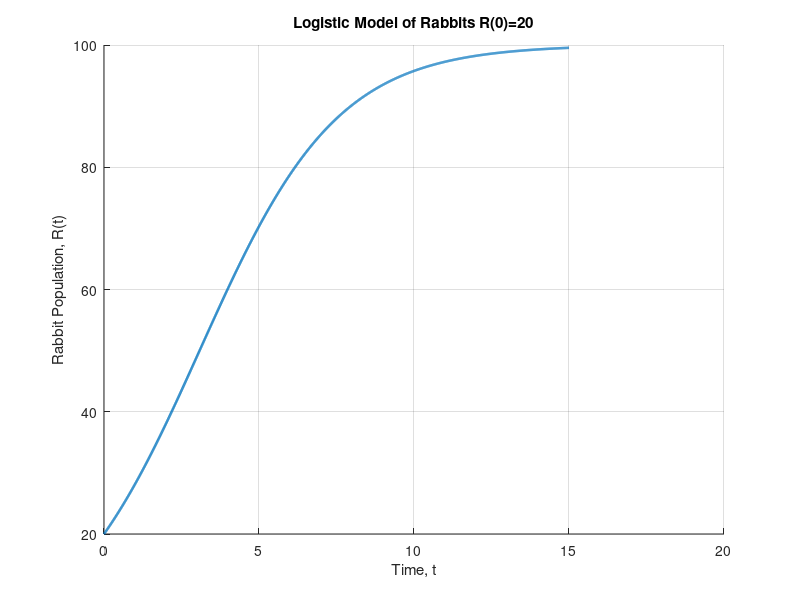
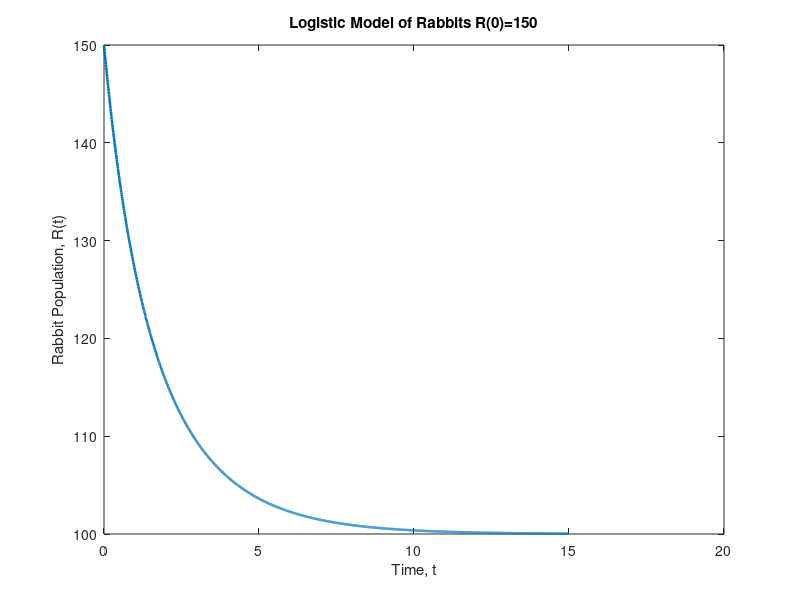

Write MATLAB code to recreate these figures, in order. (Note: this script raises an error after producing the figures.)
% Ariana Pineda, CAAM 210, SPRING 2022, Population Models
% populationModel.m
% this script helps models populations of different animals using logistic
% models and predator-prey models
% Last modified: March 7, 2022

function populationModel
%this driver plots logistic models and predator-prey models of rabbits and foxes

%Ra: plot rabbit population vs time

%initialize parameters
K = 100;
r = 1;
R0 = 20;
delta = 0.01;
T = 15;
%solve ODE using logistic model
[t,R] = logisticRabbits(R0,K,T,r,delta);

%plot rabbit population vs time
figure(1)
hold on
grid on
plot(t,R, 'LineWidth',1.8)
title('Logistic Model of Rabbits R(0)=20')
xlabel('Time, t')
ylabel('Rabbit Population, R(t)')
hold off

%Rb: plot rabbit pop vs time

%initialize parameters
K = 100;
r = 1;
R0 = 150;
delta = 0.01;
T = 15;

%solve ODE using logistic model
[t,R] = logisticRabbits(R0,K,T,r,delta);

%plot solution
figure(2)
plot(t,R, 'LineWidth', 1.8)
title('Logistic Model of Rabbits R(0)=150')
xlabel('Time, t')
ylabel('Rabbit Population, R(t)')
hold off

% given any positive initial population, the rabbit population will plateau
% at the carrying capacity


%RFa: Predator-Prey Model with a Euler Step Size of 0.01

%initialize parameters
k1 = 3;
k2 = 0.003;
k3 = 0.0006;
k4 = 0.5;
R0 = 1000;
F0 = 500;
T = 15;
delta = 0.01;

figure(3)
tiledlayout(2,2)

%solve ODE using Predator-Prey model
[t,R,F] = PredatorPreyModel(delta, T, R0, F0, k1, k2, k3, k4);
nexttile
hold on
grid on

%plot solutions
plot(t, R,'Color',[0.4660 0.6740 0.1880],'LineWidth',1.8)
plot(t,F,'Color',[0.8500 0.3250 0.0980],'LineWidth',1.8)
title('Predator-Prey Model with a Euler Step Size of 0.01')
xlabel('Time, t')
ylabel('Populations, R and F')
legend('Rabbit Population, R', 'Fox Population, F')
hold off

%RFa: Predator-Prey Model with a Euler Step Size of 0.001

%initialize parameters
k1 = 3;
k2 = 0.003;
k3 = 0.0006;
k4 = 0.5;
R0 = 1000;
F0 = 500;
T = 15;
delta = 0.001;

%solve ODE using Predator-Prey model
[t,R,F] = PredatorPreyModel(delta, T, R0, F0, k1, k2, k3, k4);
nexttile
hold on
grid on

%plot solution
plot(t, R,'Color',[0.4660 0.6740 0.1880],'LineWidth',1.8)
plot(t,F,'Color',[0.8500 0.3250 0.0980],'LineWidth',1.8)
legend('Rabbit Population, R', 'Fox Population, F')
title('Predator-Prey Model with a Euler Step Size of 0.001')
xlabel('Time, t')
ylabel('Populations, R and F')
hold off

%RFb

%solve ODE system using ode45
dPdt=@(t,P) [k1*P(1)-k2*P(1)*P(2);
    k3*P(1)*P(2)-k4*P(2)];
[t,Solutions]=ODESolver(dPdt,15,1000,500);


%RFc
%the populations of the two grow together for some time, then become
% inversely related as the population of the fox dominates the rabbit population. The population of the rabbits
% then dominate the fox population. Both populations seem to almost be
% growing and declining together. The solutions seem to closely resemble
% that using ode45. This tells me that the populations are not mutually
% beneficial. The introduction of the foxes limits the population of the
% rabbits.

%calculate dPdt
dPdt=@(t,P) [k1*P(1)-k2*P(1)*P(2);
    k3*P(1)*P(2)-k4*P(2)];

%solve ODE using ode45
[t3,Solutions] = ODESolver(dPdt,15,1000,500);
nexttile([1 2])
hold on
grid on

%plot solutions
plot(t3,Solutions(:,1),'Color','#4DBEEE', 'LineWidth', 1.8)
plot(t3,Solutions(:,2), 'Color', '#EDB120', 'LineWidth', 1.8)
xlabel('Time, t')
ylabel('Populations, R and F')
legend('Rabbit Population, R', 'Fox Population, F')
title('Predator-Prey Model ODE45')
hold off


% %RFd plot 
% I noticed that the population of rabbits and foxes are almost inversely related.
% As the population of rabbit`s increases, the population of foxes
% decreases. As in figure from RFc, the populations of the two grow
% together for some time, then become inversely related as the population
% of the fox dominates the rabbit population. The population of the rabbits
% then dominate the fox population. Both populations seem to almost be
% growing and declining together.

figure(4)

%initialize parameters
k1 = 3;
k2 = 3*exp(-3);
k3 = 6*exp(-4);
k4 = 0.5;
dPdt=@(t,P) [k1*P(1)-k2*P(1)*P(2);
    k3*P(1)*P(2)-k4*P(2)];

%solve ODE using ode45
[t,Solutions]=ODESolver(dPdt,15,1000,500);
Sol = Solutions;

hold on
%iterate over time to plot each population per time
for i=1:length(t)
    plot(Sol(:,1),Sol(:,2),'r',Sol(i,1),Sol(i,2),'ro');
    grid on

end
%titles and labels
title('Rabbit vs Fox Populations');
xlabel('Rabbit Population, R(t)','fontsize',15)
ylabel('Fox Population, F(t)','fontsize',15)
hold off

%RFe

%initialize parameters
k1 = 3;
k2 = 0.003;
k3 = 0.0006;
k4 = 0.5;
dPdt=@(t,P) [k1*P(1)-k2*P(1)*P(2);
    k3*P(1)*P(2)-k4*P(2)];

%solve ODE
[t,Solutions]=ODESolver(dPdt,15,1000,500);
Sol=Solutions;
figure(5)
PopVid = VideoWriter('C:\Users\arianapineda\Desktop\Populationvid.avi');
open(PopVid)

%iterate over time to plot each population per time
for i=1:length(t)
    plot(Sol(:,1),Sol(:,2),'r',Sol(i,1),Sol(i,2),'ro');
    grid on
    title(['Rabbit vs Fox Populations at t=',num2str(t(i))])
    xlabel('Rabbit Population, S=R(t)','fontsize',15)
    ylabel('Fox Population, F(t)','fontsize',15)
    writeVideo(PopVid, getframe(gcf));
end
%end video
close(PopVid);

end

function [t,R] = logisticRabbits(R0,K,T,r,delta)
%this function solves the ODE for logistic population growth using Euler's
%method
%inputs: R0: initial rabbit population, K: carrying capacity, T: time span,
% r: positive constant related to fecundity, delta: step size
%outputs: t:time, R:vector representing rabbit population at time t

t = 0:delta:T;
R = zeros(1,length(t));
R(1) = R0;
%iterate over time to calculate rabbit population for each time
for i=1:length(t)-1
    dR=(0.45*R(i)*(1-R(i)/K))*delta;
    R(i+1)=R(i)+dR;
end
end


function [t,R,F] = PredatorPreyModel(delta, T, R0, F0, k1, k2, k3, k4)
%this function solves the ODE using Predator-Prey population model
%inputs: delta: step size, T: time span, R0: initial rabbit population, F0:
% initial fox population, k1: constant, k2: constant, k3: constant, k4: constant
%outputs: t:time, R:vector representing rabbit population at time tk F:
%vector representing fox population at time t

%initialize variables
t=0:delta:T;
R=zeros(1,length(t));
F=zeros(1,length(t));
R(1)=R0;
F(1)=F0;

%iterate over time to calculate rabbit and fox population for each time
for i=1:length(t)-1
    dR=(k1*R(i)-k2*R(i)*F(i))*delta;
    dF=(k3*R(i)*F(i)-k4*F(i))*delta;
    R(i+1)=R(i)+dR;
    F(i+1)=F(i)+dF;
end
end


function [t,Solutions]=ODESolver(dPdt,Tfinal,ini1,ini2)
%this function solves an ODE using ode45
%Inputs: dPdt: derivative of population, Tfinal: final time, ini1: initial
%population of rabbits, ini2: initial populationof foxes
%Outputs: t:time, Solutions: a vector containing rabbit and fox populations
%at time t

options=odeset('RelTol',0.000001);
[t,Solutions]=ode45(dPdt,[0 Tfinal],[ini1 ini2],options);
end
